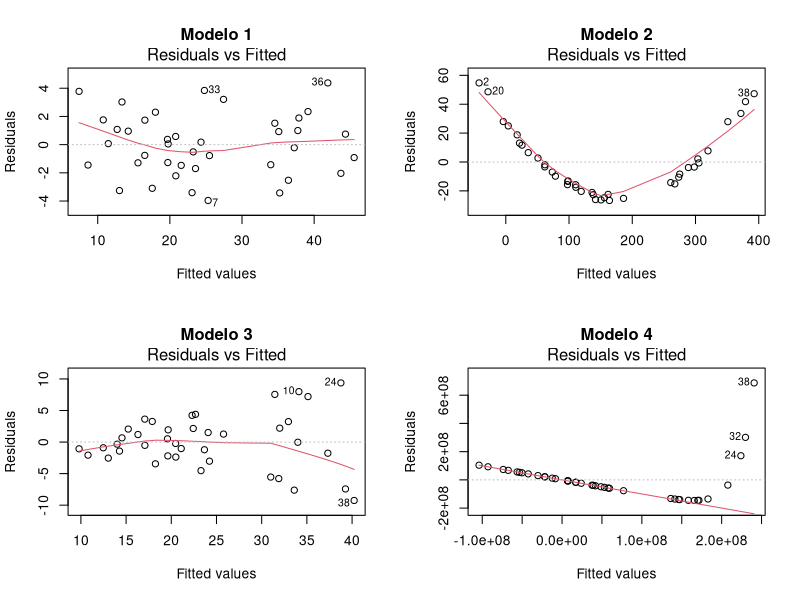
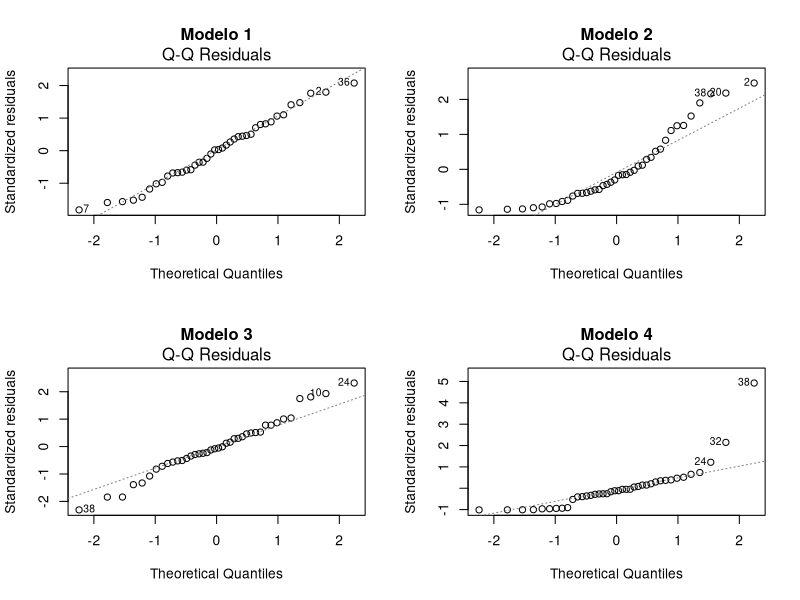
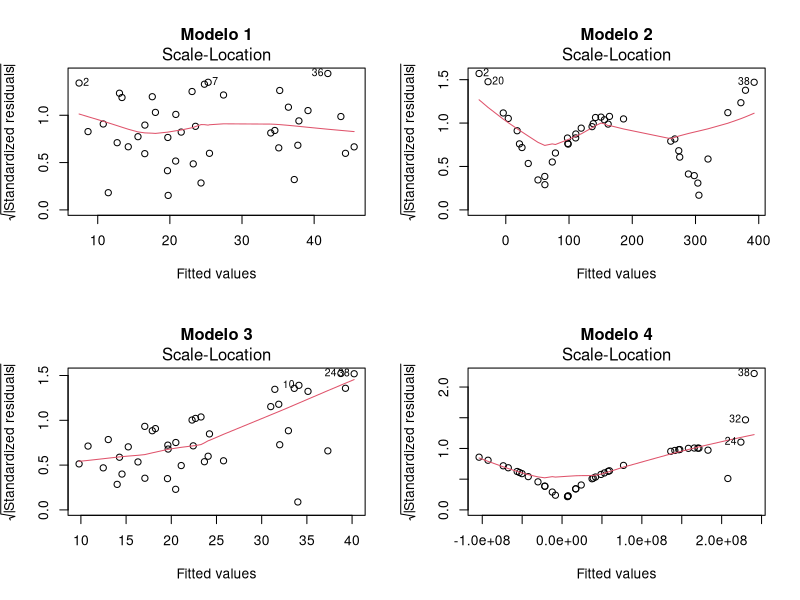
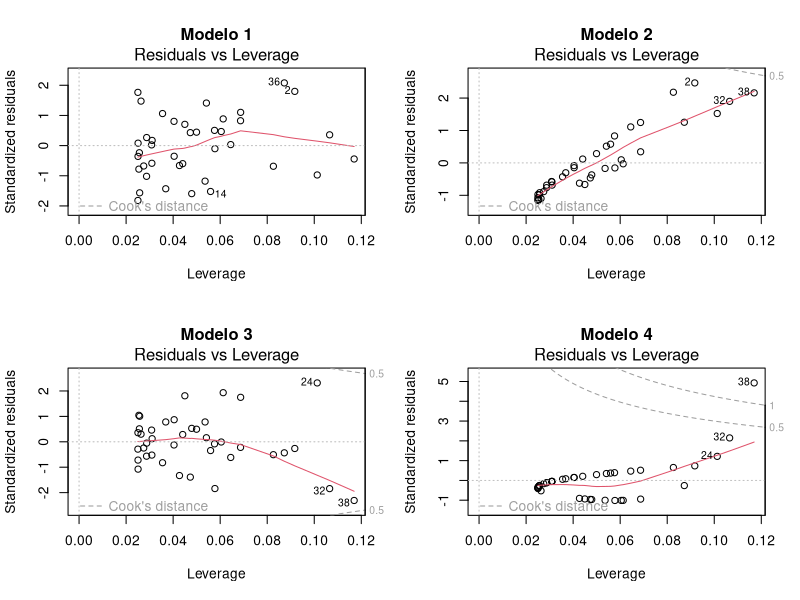
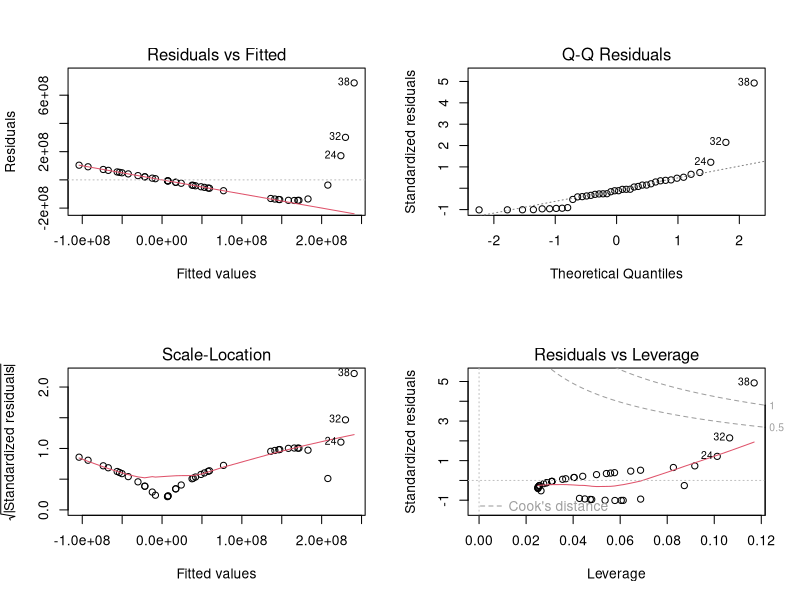
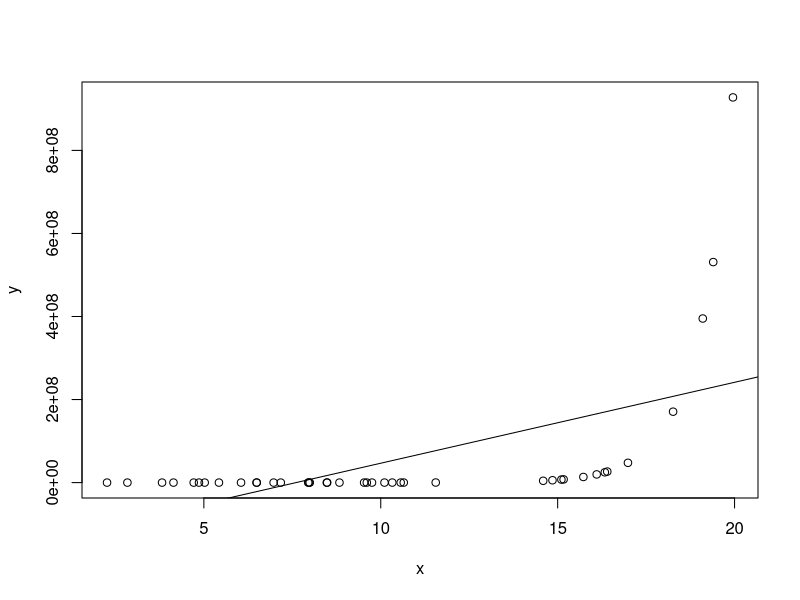

Write R code to recreate these figures, in order.
## ---- chunk 1
knitr::opts_chunk$set(echo = FALSE)
## ---- chunk 2
set.seed(127)
n <-40
x<-runif(1.1,20,n=n)
datos1<-data.frame(x=x,
                   y=4+2*x+rnorm(sd=2,n=n))
datos2<-data.frame(x=x,
                   y=4+2*x+ x^2 + rnorm(sd=2,n=n))
datos3<-data.frame(x=x,
                   y=4+2*x+(x/5)*rnorm(sd=2,n=n))
datos4<-data.frame(x=x,
                   y=4+2*exp(x)+rnorm(sd=2,n=n))
modelo1 <- lm(y~x,data=datos1)
modelo2 <- lm(y~x,data=datos2)
modelo3 <- lm(y~x,data=datos3)
modelo4 <- lm(y~x,data=datos4)
## ---- chunk 3
par(mfrow=c(2,2))
plot(modelo1,which = 1, main = "Modelo 1")
plot(modelo2,which = 1, main = "Modelo 2")
plot(modelo3,which = 1, main = "Modelo 3")
plot(modelo4,which = 1, main = "Modelo 4")
par(mfrow=c(1,1))
## ---- chunk 4
par(mfrow=c(2,2))
plot(modelo1,which = 2, main = "Modelo 1")
plot(modelo2,which = 2, main = "Modelo 2")
plot(modelo3,which = 2, main = "Modelo 3")
plot(modelo4,which = 2, main = "Modelo 4")
par(mfrow=c(1,1))
## ---- chunk 5
par(mfrow=c(2,2))
plot(modelo1,which = 3, main = "Modelo 1")
plot(modelo2,which = 3, main = "Modelo 2")
plot(modelo3,which = 3, main = "Modelo 3")
plot(modelo4,which = 3, main = "Modelo 4")
par(mfrow=c(1,1))
## ---- chunk 6
par(mfrow=c(2,2))
plot(modelo1,which = 5, main = "Modelo 1")
plot(modelo2,which = 5, main = "Modelo 2")
plot(modelo3,which = 5, main = "Modelo 3")
plot(modelo4,which = 5, main = "Modelo 4")
par(mfrow=c(1,1))
## ---- chunk 7
par(mfrow=c(2,2))
plot(modelo4)
par(mfrow=c(1,1))
## ---- chunk 8
plot(datos4)
abline(modelo4)
